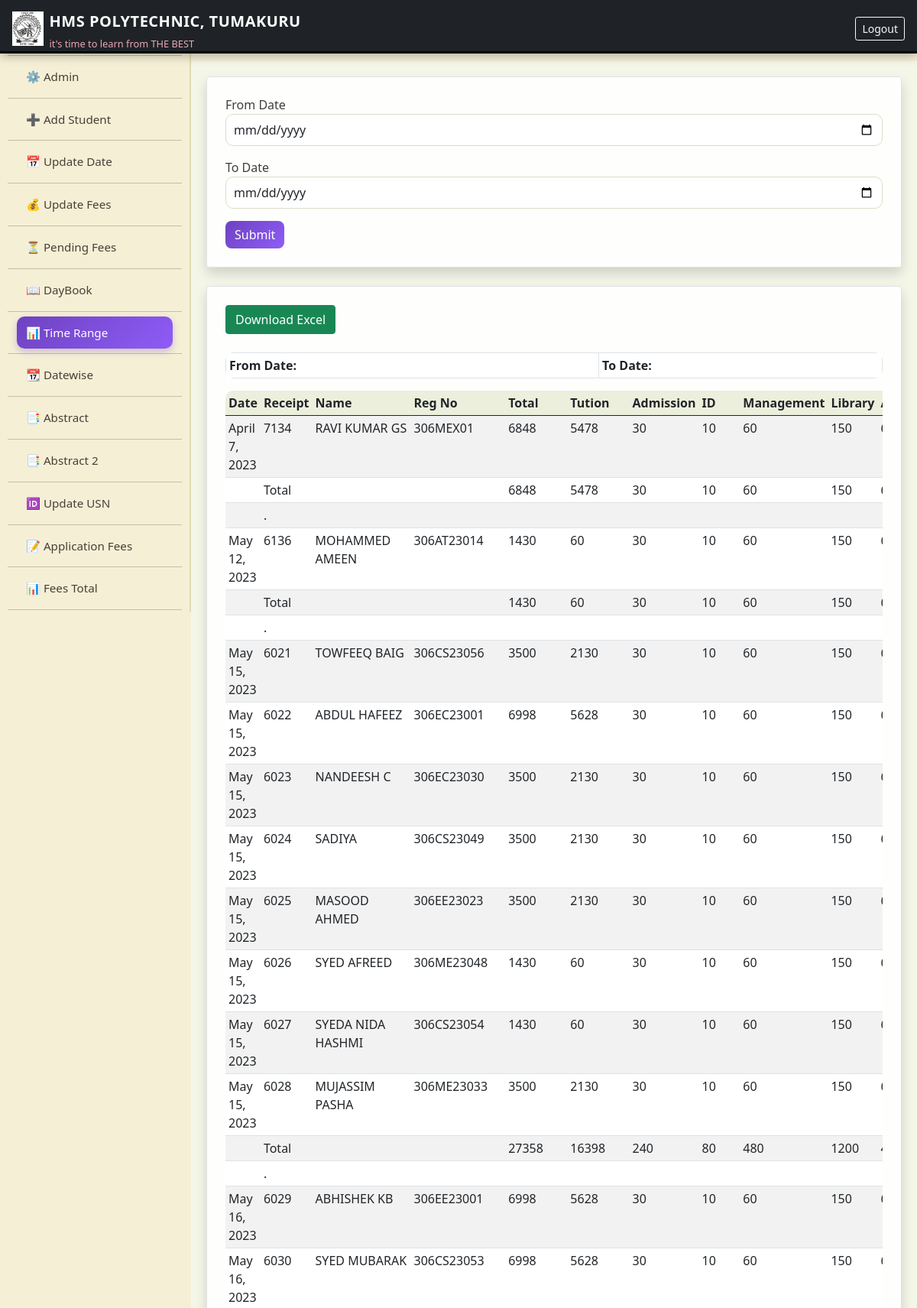
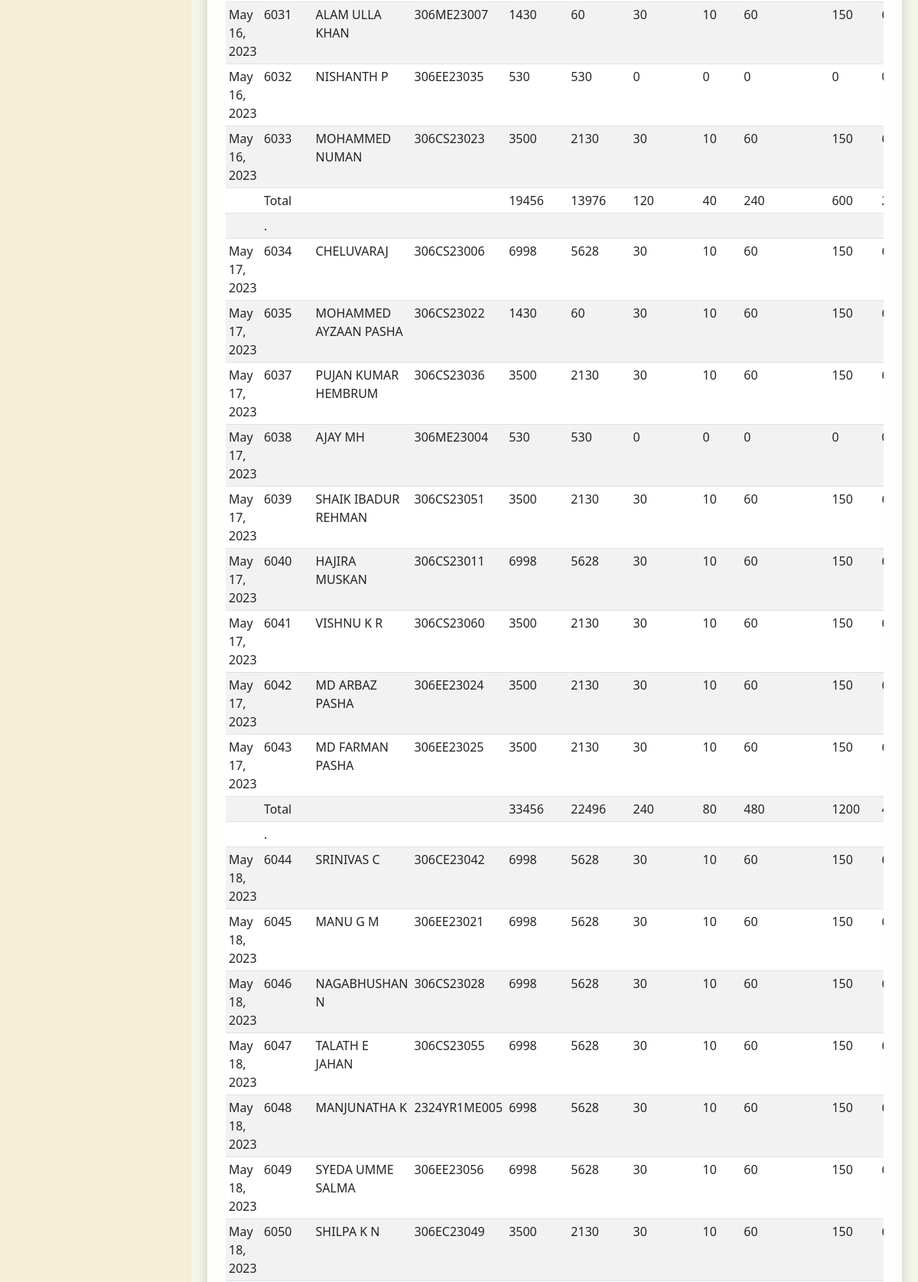
The app's page /from_date_to_date_history (signed in, upper part) with its own data (2 pictures, top to bottom).
### accounts/models.py (models this page shows, shortened)
class History(models.Model):
    fees_receipt_no=models.CharField(primary_key=True,max_length=10)
    student=models.ForeignKey(Student,on_delete=models.CASCADE)
    year=models.IntegerField(default=0)
    academic_year=models.CharField(max_length=7)
    total_fees=models.IntegerField(default=0)
    tution_fees=models.IntegerField(default=0)
    admission_fees=models.IntegerField(default=0)
    id_fees=models.IntegerField(default=0)
    management_fees=models.IntegerField(default=0)
    lib_fees=models.IntegerField(default=0)
    assn_fees=models.IntegerField(default=0)
    rr_fees=models.IntegerField(default=0)
    swf_fees=models.IntegerField(default=0)
    twf_fees=models.IntegerField(default=0)
    lab_fees=models.IntegerField(default=0)
    sp_fees=models.IntegerField(default=0)
    nss_fees=models.IntegerField(default=0)
    dev_fees=models.IntegerField(default=0)
    red_cross_fees = models.IntegerField(default=0)
    date=models.DateField()

class Student(models.Model):
    roll_no=models.CharField(max_length=15,primary_key=True)
    roll_no2=models.CharField(max_length=15,unique=True,null=True)
    admission_year=models.IntegerField(default=2023)
    name=models.CharField(max_length=30)
    gender=models.CharField(max_length=2,default="M",choices=(('M','M'),('F','F')))
    dep=models.CharField(max_length=20,choices=department_choices)
    category=models.CharField(max_length=20,choices=category_choices,default="Others")
    sub_category=models.CharField(max_length=20,choices=sub_category_choices,default="--")
    student_phone_number=models.CharField(max_length=20,default="12345")
    parent_name=models.CharField(max_length=30,default="abcde")
    parent_phone_number=models.CharField(max_length=20,default="12345")
    student_image=models.FileField(default="default.jpg")
    application_number=models.CharField(max_length=20,default="000000000")
    cancel_admission=models.BooleanField(default=False)
    year_completed=models.IntegerField(default=0)
    merit_no = models.CharField(max_length=20, default="NA")
    Is_lateral = models.BooleanField(default=False)

### accounts/views.py (the view, shortened to what this page needs)
# urls.py: path('from_date_to_date_history',views.from_date_to_date_history,name="from_date_to_date_history"),
@login_required
def from_date_to_date_history(request):
    history_qs = History.objects.select_related('student').order_by(
        'date', 'fees_receipt_no'
    )
    from_date = request.GET.get('from_date', '')
    to_date = request.GET.get('to_date', '')
    grand_totals = {k: 0 for k in FIELDS}
    for obj in history_qs:
        for key in FIELDS:
            grand_totals[key] += getattr(obj, key) or 0
    paginator = Paginator(history_qs, 50)
    page_number = request.GET.get('page')
    page_obj = paginator.get_page(page_number)
    page_list = list(page_obj)
    final_list = []
    if page_list:
        current_date = page_list[0].date
        totals = {k: 0 for k in FIELDS}
        for obj in page_list:
            if obj.date != current_date:
                final_list.append(
                    History(
                        fees_receipt_no='Total',
                        student=None,
                        date='',
                        **totals
                    )
                )
                final_list.append(empty_row())
                totals = {k: 0 for k in FIELDS}
                current_date = obj.date
            for key in FIELDS:
                totals[key] += getattr(obj, key) or 0
            final_list.append(obj)
        final_list.append(
            History(
                fees_receipt_no='Total',
                student=None,
                date='',
                **totals
            )
        )
    context = {
        'day_list': final_list,
        'page_obj': page_obj,
        'from_date': from_date,
        'to_date': to_date,
        'grand_totals': grand_totals,
    }
    return render(request, 'from_date_to_date_history.html', context)

### accounts/views.py (called while the page is built)
def empty_row():
        return History(
            fees_receipt_no='.',student=None,year=' ',tution_fees='  ',
                                admission_fees= '  ',id_fees= '  ',management_fees=' ',lib_fees=' ',assn_fees=' ',
                                rr_fees=' ',swf_fees=' ',twf_fees=' ',
                                lab_fees=' ',sp_fees=' ',nss_fees=' ',dev_fees=' '
                                ,date= '  ',red_cross_fees=' ',total_fees=" ")

### templates/from_date_to_date_history.html (shortened to what this page needs)
{% extends "base.html" %}
{% load static %}
{% block content %}
<form method="get" class="shadow border rounded p-4 bg-light">
  <div class="mb-3">
    <label>From Date</label>
    <input type="date" name="from_date" class="form-control"
           value="{{ from_date }}" required>
  </div>
  <div class="mb-3">
    <label>To Date</label>
    <input type="date" name="to_date" class="form-control"
           value="{{ to_date }}" required>
  </div>
  <button type="submit" class="btn btn-primary">Submit</button>
</form>
<br>
{% if day_list %}
<div class="shadow border rounded p-4 bg-light">
  <a href="{% url 'from_date_to_date_history_excel' %}?from_date={{ from_date }}&to_date={{ to_date }}">
    <button class="btn btn-success">Download Excel</button>
  </a>
  <br><br>
  <table class="table table-bordered table-sm">
    <tr>
      <th>From Date: {{ from_date }}</th>
      <th>To Date: {{ to_date }}</th>
    </tr>
  </table>
  <div class="table-responsive">
    <table class="table table-striped table-sm">
      <thead>
        <tr>
          <th>Date</th>
          <th>Receipt</th>
          <th>Name</th>
          <th>Reg No</th>
          <th>Total</th>
          <th>Tution</th>
          <th>Admission</th>
          <th>ID</th>
          <th>Management</th>
          <th>Library</th>
          <th>Assn</th>
        </tr>
      </thead>
      <tbody>
        {% for file in day_list %}
        <tr>
          <td>{{ file.date }}</td>
          <td>{{ file.fees_receipt_no }}</td>
          <td>{{ file.student.name|default:"" }}</td>
          <td>{{ file.student.roll_no2|default:"" }}</td>
          <td>{{ file.total_fees }}</td>
          <td>{{ file.tution_fees }}</td>
          <td>{{ file.admission_fees }}</td>
          <td>{{ file.id_fees }}</td>
          <td>{{ file.management_fees }}</td>
          <td>{{ file.lib_fees }}</td>
          <td>{{ file.assn_fees }}</td>
        </tr>
        {% endfor %}
      </tbody>
    </table>
  </div>
{% else %}
  <div class="alert alert-warning mt-3">
    No records found.
  </div>
{% endif %}
{% endblock %}

### templates/base.html (style rules this page uses)
body { background-color: #f5efd6 !important; color: #3e3e3e; font-family: 'Segoe UI', Tahoma, sans-serif; }
.card, .bg-light { background: rgba(255,255,255,0.9) !important; backdrop-filter: blur(6px); border: 1px solid rgba(0,0,0,0.08); border-radius: 16px; box-shadow: 0 6px 18px rgba(0,0,0,0.08), 0 2px 4px rgba(0,0,0,0.05); }
.table { background-color: #ffffff !important; border-radius: 10px; overflow: hidden; }
.table thead { background-color: #ecefdc !important; }
.form-control, .form-select { background-color: #ffffff !important; border: 1px solid #dcdcc8; border-radius: 10px; padding: 8px 10px; }
.btn-primary { background: linear-gradient(135deg, #6f42c1, #8e5cf7); border: none; border-radius: 8px; font-weight: 500; }
.btn-success { background-color: #198754; }

### records on screen
History: date "April 7, 2023", fees_receipt_no "7134", student.name "RAVI KUMAR GS", student.roll_no2 "306MEX01", total_fees "6848", tution_fees "5478", admission_fees "30", id_fees "10", management_fees "60", lib_fees "150"
History: date "May 12, 2023", fees_receipt_no "6136", student.name "MOHAMMED AMEEN", student.roll_no2 "306AT23014", total_fees "1430", tution_fees "60", admission_fees "30", id_fees "10", management_fees "60", lib_fees "150"
History: date "May 15, 2023", fees_receipt_no "6021", student.name "TOWFEEQ BAIG", student.roll_no2 "306CS23056", total_fees "3500", tution_fees "2130", admission_fees "30", id_fees "10", management_fees "60", lib_fees "150"
History: date "May 15, 2023", fees_receipt_no "6022", student.name "ABDUL HAFEEZ", student.roll_no2 "306EC23001", total_fees "6998", tution_fees "5628", admission_fees "30", id_fees "10", management_fees "60", lib_fees "150"
History: date "May 15, 2023", fees_receipt_no "6023", student.name "NANDEESH C", student.roll_no2 "306EC23030", total_fees "3500", tution_fees "2130", admission_fees "30", id_fees "10", management_fees "60", lib_fees "150"
History: date "May 15, 2023", fees_receipt_no "6024", student.name "SADIYA", student.roll_no2 "306CS23049", total_fees "3500", tution_fees "2130", admission_fees "30", id_fees "10", management_fees "60", lib_fees "150"
History: date "May 15, 2023", fees_receipt_no "6025", student.name "MASOOD AHMED", student.roll_no2 "306EE23023", total_fees "3500", tution_fees "2130", admission_fees "30", id_fees "10", management_fees "60", lib_fees "150"
History: date "May 15, 2023", fees_receipt_no "6026", student.name "SYED AFREED", student.roll_no2 "306ME23048", total_fees "1430", tution_fees "60", admission_fees "30", id_fees "10", management_fees "60", lib_fees "150"
History: date "May 15, 2023", fees_receipt_no "6027", student.name "SYEDA NIDA HASHMI", student.roll_no2 "306CS23054", total_fees "1430", tution_fees "60", admission_fees "30", id_fees "10", management_fees "60", lib_fees "150"
History: date "May 15, 2023", fees_receipt_no "6028", student.name "MUJASSIM PASHA", student.roll_no2 "306ME23033", total_fees "3500", tution_fees "2130", admission_fees "30", id_fees "10", management_fees "60", lib_fees "150"
History: date "May 16, 2023", fees_receipt_no "6029", student.name "ABHISHEK KB", student.roll_no2 "306EE23001", total_fees "6998", tution_fees "5628", admission_fees "30", id_fees "10", management_fees "60", lib_fees "150"
History: date "May 16, 2023", fees_receipt_no "6030", student.name "SYED MUBARAK", student.roll_no2 "306CS23053", total_fees "6998", tution_fees "5628", admission_fees "30", id_fees "10", management_fees "60", lib_fees "150"
History: date "May 16, 2023", fees_receipt_no "6031", student.name "ALAM ULLA KHAN", student.roll_no2 "306ME23007", total_fees "1430", tution_fees "60", admission_fees "30", id_fees "10", management_fees "60", lib_fees "150"
History: date "May 16, 2023", fees_receipt_no "6032", student.name "NISHANTH P", student.roll_no2 "306EE23035", total_fees "530", tution_fees "530", admission_fees "0", id_fees "0", management_fees "0", lib_fees "0"
History: date "May 16, 2023", fees_receipt_no "6033", student.name "MOHAMMED NUMAN", student.roll_no2 "306CS23023", total_fees "3500", tution_fees "2130", admission_fees "30", id_fees "10", management_fees "60", lib_fees "150"
History: date "May 17, 2023", fees_receipt_no "6034", student.name "CHELUVARAJ", student.roll_no2 "306CS23006", total_fees "6998", tution_fees "5628", admission_fees "30", id_fees "10", management_fees "60", lib_fees "150"
History: date "May 17, 2023", fees_receipt_no "6035", student.name "MOHAMMED AYZAAN PASHA", student.roll_no2 "306CS23022", total_fees "1430", tution_fees "60", admission_fees "30", id_fees "10", management_fees "60", lib_fees "150"
History: date "May 17, 2023", fees_receipt_no "6037", student.name "PUJAN KUMAR HEMBRUM", student.roll_no2 "306CS23036", total_fees "3500", tution_fees "2130", admission_fees "30", id_fees "10", management_fees "60", lib_fees "150"
History: date "May 17, 2023", fees_receipt_no "6038", student.name "AJAY MH", student.roll_no2 "306ME23004", total_fees "530", tution_fees "530", admission_fees "0", id_fees "0", management_fees "0", lib_fees "0"
History: date "May 17, 2023", fees_receipt_no "6039", student.name "SHAIK IBADUR REHMAN", student.roll_no2 "306CS23051", total_fees "3500", tution_fees "2130", admission_fees "30", id_fees "10", management_fees "60", lib_fees "150"
History: date "May 17, 2023", fees_receipt_no "6040", student.name "HAJIRA MUSKAN", student.roll_no2 "306CS23011", total_fees "6998", tution_fees "5628", admission_fees "30", id_fees "10", management_fees "60", lib_fees "150"
History: date "May 17, 2023", fees_receipt_no "6041", student.name "VISHNU K R", student.roll_no2 "306CS23060", total_fees "3500", tution_fees "2130", admission_fees "30", id_fees "10", management_fees "60", lib_fees "150"
History: date "May 17, 2023", fees_receipt_no "6042", student.name "MD ARBAZ PASHA", student.roll_no2 "306EE23024", total_fees "3500", tution_fees "2130", admission_fees "30", id_fees "10", management_fees "60", lib_fees "150"
History: date "May 17, 2023", fees_receipt_no "6043", student.name "MD FARMAN PASHA", student.roll_no2 "306EE23025", total_fees "3500", tution_fees "2130", admission_fees "30", id_fees "10", management_fees "60", lib_fees "150"
History: date "May 18, 2023", fees_receipt_no "6044", student.name "SRINIVAS C", student.roll_no2 "306CE23042", total_fees "6998", tution_fees "5628", admission_fees "30", id_fees "10", management_fees "60", lib_fees "150"
History: date "May 18, 2023", fees_receipt_no "6045", student.name "MANU G M", student.roll_no2 "306EE23021", total_fees "6998", tution_fees "5628", admission_fees "30", id_fees "10", management_fees "60", lib_fees "150"
History: date "May 18, 2023", fees_receipt_no "6046", student.name "NAGABHUSHAN N", student.roll_no2 "306CS23028", total_fees "6998", tution_fees "5628", admission_fees "30", id_fees "10", management_fees "60", lib_fees "150"
History: date "May 18, 2023", fees_receipt_no "6047", student.name "TALATH E JAHAN", student.roll_no2 "306CS23055", total_fees "6998", tution_fees "5628", admission_fees "30", id_fees "10", management_fees "60", lib_fees "150"
History: date "May 18, 2023", fees_receipt_no "6048", student.name "MANJUNATHA K", student.roll_no2 "2324YR1ME005", total_fees "6998", tution_fees "5628", admission_fees "30", id_fees "10", management_fees "60", lib_fees "150"
History: date "May 18, 2023", fees_receipt_no "6049", student.name "SYEDA UMME SALMA", student.roll_no2 "306EE23056", total_fees "6998", tution_fees "5628", admission_fees "30", id_fees "10", management_fees "60", lib_fees "150"
History: date "May 18, 2023", fees_receipt_no "6050", student.name "SHILPA K N", student.roll_no2 "306EC23049", total_fees "3500", tution_fees "2130", admission_fees "30", id_fees "10", management_fees "60", lib_fees "150"
